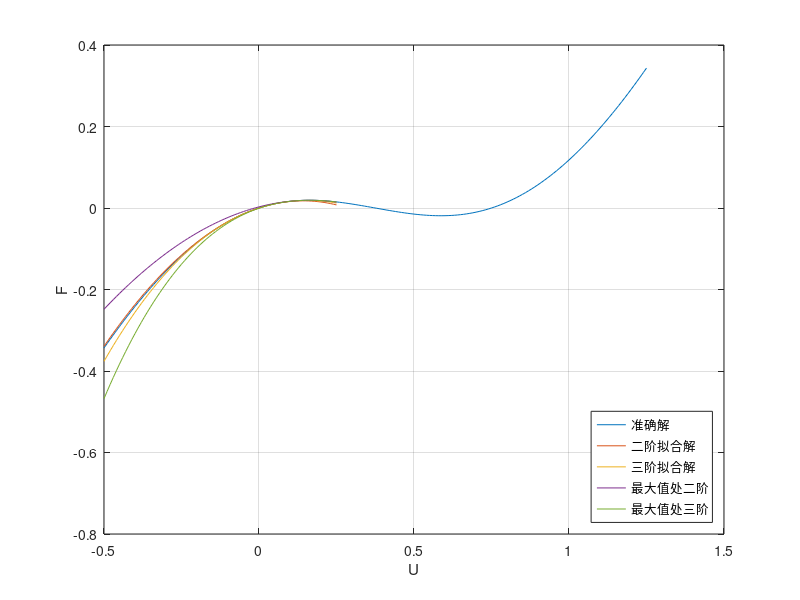
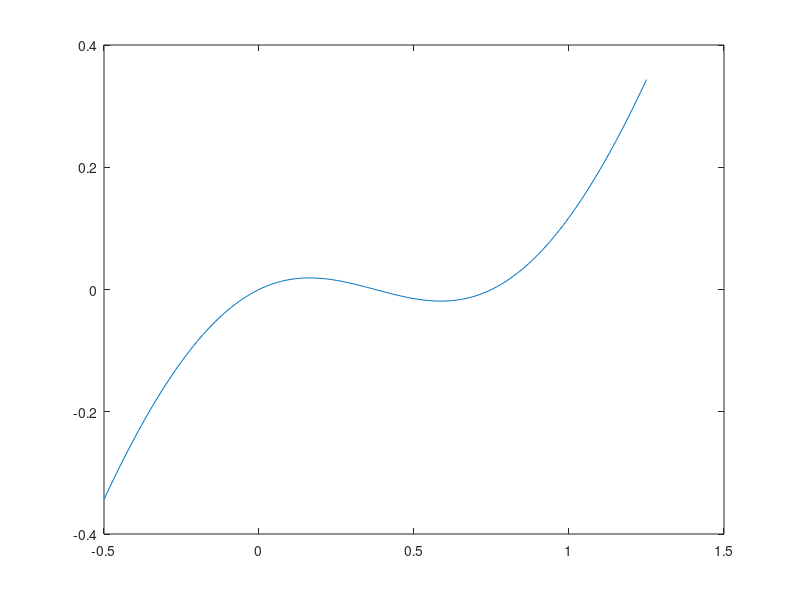

These figures' MATLAB source, in order: (Note: this script raises an error after producing the figures.)
close all;
U = -0.5: 0.01: 1.25;
H_0 = 0.375;
theta_0 = atan(H_0);
H = H_0 - U;
theta = atan(H);
EA_ka = 1;

%% 线性模型
% 在H_0 = 0.5和H_0 = 0.375的情况下，二阶拟合解的效果比三阶好。但在最大值处，三阶的效果比二阶好得多。
F = 2 * EA_ka * (sin(theta)/cos(theta_0) - tan(theta));
figure(1);
plot(U, F);
hold on;
U_app = -0.5: 0.01: 0.25;
Func_1 = -H_0^2/(H_0^2 + 1);
Func_2 = -3/2 * H_0 / (H_0^2 + 1)^2;
Func_3 = (4 * H_0^2 - 1) / (2 * (H_0^2 + 1)^3);
F_app_2 = 2 * EA_ka * (-Func_1 * U_app + Func_2 * U_app .^ 2);
F_app_3 = 2 * EA_ka * (-Func_1 * U_app + Func_2 * U_app .^ 2 - Func_3 * U_app .^ 3);

H_m = ((H_0^2 + 1)^(1/3) - 1)^(1/2);
F_m = ((H_0^2 + 1)^(1/3) - 1)^(3/2);
Func_m_2 = -3 * H_m/ (2 * (H_0^2 + 1)^(1/3));
Func_m_3 = 2 / (H_0^2 + 1)^(1/3) - 5 / (2 * (H_0^2 + 1)^(2/3));
U_m_app = -0.5: 0.01: 0.25;
H_m_app = H_0 - U_m_app - H_m;
F_m_app_2 = 2 * EA_ka * (F_m + Func_m_2 * H_m_app.^2);
F_m_app_3 = 2 * EA_ka * (F_m + Func_m_2 * H_m_app.^2 + Func_m_3 * H_m_app.^3);


plot(U_app, F_app_2);
plot(U_app, F_app_3);
plot(U_m_app, F_m_app_2);
plot(U_m_app, F_m_app_3);
legend('准确解', '二阶拟合解', '三阶拟合解', '最大值处二阶', '最大值处三阶', 'Location','southeast');
xlabel('U');
ylabel('F');
grid on;

% 对SingleGetU函数的验证
figure(2);
plot(U, F);
hold on;
PtNum = max(size(U_app));
MaxFPtNum = find(F(1:PtNum) == max(F(1: PtNum)));

U_Cal = zeros(1, MaxFPtNum);
for i = 1: MaxFPtNum
    U_Cal(i) = VMT_SingleGetU(EA_ka, H_0, F(i), 0, 2);
    if (~isreal(U_Cal(i)))
        U_Cal(i) = VMT_SingleGetU(EA_ka, H_0, F(i), 0, -2);
    end
end
plot(U_Cal, F(1: MaxFPtNum));
legend('准确解', '计算得解', 'Location','southeast');
xlabel('U');
ylabel('F');
grid on;

%% 非线性模型
F_nonlinear = EA_ka * sin(theta) .* ((cos(theta)).^2 / (cos(theta_0))^2 - 1);
figure(3);
plot(U, F_nonlinear);
hold on;
U_app = U(1): 0.01: 0.25;
Func_1_nonlinear = (2 * H_0^2)/(H_0^2 + 1)^(3/2);
Func_2_nonlinear = (3*H_0 * (H_0^2 - 1))/(H_0^2 + 1)^(5/2);
Func_3_nonlinear = (4*H_0^4 - 10 * H_0^2 + 1)/ (H_0^2 + 1)^(7/2);
Func_4_nonlinear = (10*H_0^5-45*H_0^3+15*H_0)/(2*(H_0^2+1)^(9/2));
F_app_nonlinear = EA_ka * (Func_1_nonlinear * U_app + Func_2_nonlinear * U_app .^ 2 + Func_3_nonlinear * U_app .^ 3 + Func_4_nonlinear * U_app .^ 4);
F_app_nonlinear_2 = EA_ka * (Func_1_nonlinear * U_app + Func_2_nonlinear * U_app .^ 2);
F_app_nonlinear_3 = EA_ka * (Func_1_nonlinear * U_app + Func_2_nonlinear * U_app .^ 2 + Func_3_nonlinear * U_app .^ 3);
plot(U_app, F_app_nonlinear);
plot(U_app, F_app_nonlinear_2);
plot(U_app, F_app_nonlinear_3);
% U_app2 = 0: 0.01: 1;
% F_app2 = 0.1180 * (0.5 - U_app2) - 0.5590 * (0.5 - U_app2) .^ 3;
% plot(U_app2, F_app2);
legend('准确解', '四阶拟合解', '二阶拟合解', '三阶拟合解', 'Location','southeast');
xlabel('U');
ylabel('F_{nonlinear}');
grid on;

% 对SingleGetU函数的验证
figure(4);
plot(U, F_nonlinear);
hold on;
PtNum = max(size(U_app));
MaxFPtNum = find(F_nonlinear(1:PtNum) == max(F_nonlinear(1: PtNum)));

U_Cal = zeros(1, MaxFPtNum);
for i = 1: MaxFPtNum
    U_Cal(i) = VMT_SingleGetU(EA_ka, H_0, F_nonlinear(i), 0, 3);
    if (~isreal(U_Cal(i)))
        U_Cal(i) = VMT_SingleGetU(EA_ka, H_0, F_nonlinear(i), 0, -3);
    end
end
plot(U_Cal, F_nonlinear(1: MaxFPtNum));
legend('准确解', '计算得解', 'Location','southeast');
xlabel('U');
ylabel('F');
grid on;

%% 
syms U;
Func_1_nonlinear = (2 * H_0^2)/(H_0^2 + 1)^(3/2);
Func_2_nonlinear = (3*H_0 * (H_0^2 - 1))/(H_0^2 + 1)^(5/2);
Func_3_nonlinear = (4*H_0^4 - 10 * H_0^2 + 1)/ (H_0^2 + 1)^(7/2);
Func_4_nonlinear = (10*H_0^5-45*H_0^3+15*H_0)/(2*(H_0^2+1)^(9/2));
F_app_sym = Func_1_nonlinear * U + Func_2_nonlinear * U^2 +  Func_3_nonlinear * U^3 + Func_4_nonlinear * U^4;
%%
% 所有两行，上一行为初始，下一行为最终

% B
% [PredSequence, MaxForceDiff] = VMT_GetSequence([1.661	1.905	2.334	6.755	10.823 12.826], [1.661	1.905	2.334	4.017	7.878 9.320], [0 1 1 1 1 1], [0 1 1 0 1 1], 1, 2, [])
% [PredSequence, MaxForceDiff] = VMT_GetSequence([1.661	1.905	2.334	5.02	7.878 9.320]/1.545, [1.547	1.905	2.334	6.755	10.823 12.826]  /1.545, [0 1 1 0 1 1], [0 1 1 1 1 1], 0, 2, []);
VMT_ReportConfig(1,[1	1.905	2.334	(2.490+6.441)/2	7.878 9.320 1	1.905	2.334	6.755	10.823 12.826]/1.547, [0 0 0 1 1 1; 0 1 1 0 1 1;0 1 1 1 1 1],0, 2);

% R
% [PredSequence, MaxForceDiff] = VMT_GetSequence([1	1.477	4.691	6.937	9.07	9.798], [1	1.477	2.085	6.937	9.32	12.826], [0 1 1 1 1 0], [0 1 0 1 1 1], 1, 2, [])
% [PredSequence, MaxForceDiff] = VMT_GetSequence([1	1.477	4.691	7.879	9.07	9.798]/1.545, [1	1.477	2.085	5.814	6.937	12.826]/1.545, [0 1 1 1 1 0], [0 1 0 1 1 1], 1, 2, [])
% VMT_ReportConfig(1,[1	1.477	4.691	6.937	9.07	9.798  1	1.477	3.093	5.814	6.937	12.826]/1.545, [1 1 0 0 0 1; 0 1 1 1 1 0;0 1 0 1 1 1],1 ,2);

% G
% [PredSequence, MaxForceDiff] = VMT_GetSequence([1	1.074	3.033	3.7595	7.1595	8.293], [1.074	4.486	5.256	5.8645	6.3355	7.1595], [0 0 1 1 1 1], [0 1 1 1 0 1], 0, 2, []);
% VMT_ReportConfig(1, [1	2.598	3.033	3.7595	7.1595	8.293   (0.646+1.074)/2	4.486	5.256	5.8645	6.3355	7.1595], [0 1 1 1 0 0;0 0 1 1 1 1;0 1 1 1 0 1], 0, 2); % 实验很难做
% VMT_ReportConfig(1, [1	(2.598+1.348)/2	3.033	3.7595	7.1595	8.293   (0.646+1)/2	4.486	5.256	5.8645	6.3355	7.1595], [0 1 1 1 0 0;0 0 1 1 1 1;0 1 1 1 0 1], 0, 2);
% VMT_ReportConfig(1, [1	(2.598+1.305)/2	3.033	3.7595	7.1595	8.293   0.646	3.486	4.256	5.8645	6.3355	7.1595], [0 1 1 1 0 0;0 0 1 1 1 1;0 1 1 1 0 1], 0, 2);


% 10101010 Most Complex Rule
% [PredSequence, MaxForceDiff] = VMT_GetSequence([1.477	1.547	3.513	3.940	8.129	8.246	12.826], [1	2.334	2.49	5.814	6.023	8.759	9.121], [1 0 1 0 1 0 1], [0 1 0 1 0 1 0], 1, 2, [])


% Rule 27
% [PredSequence, MaxForceDiff] = VMT_GetSequence([1.000 	3.033 	3.894 	4.486 	6.026 	6.998 	8.293], [1.348	1.61	4.368	4.486	4.5525	5.703	8.293], [0 1 0 1 1 1 1], [0 0 1 1 0 1 1], 1, 2, [])

%[PredSequence, MaxForceDiff] = VMT_GetSequence([1.000 	2.422 	2.598 	3.033 	6.026 	6.998 	8.293], [1.348	1.61	4.368	4.486	4.553	5.703	7.160], [0 1 0 1 1 1 1], [0 0 1 1 0 1 1], 1, 2, [])
% [PredSequence, MaxForceDiff] = VMT_GetSequence([1.000 	2.422 	2.598 	3.033 	6.026 	6.998 	8.293], [1.348	1.61	4.368	4.486	4.924	5.703	7.160], [0 1 0 1 1 1 1], [0 0 1 1 0 1 1], 1, 2, [])
%[PredSequence, MaxForceDiff] = VMT_GetSequence([1.000 	2.422 	2.598 	3.033 	6.026 	6.998 	8.293], [1.6	1.61 4.368	4.486	4.924	5.703	7.160], [0 1 0 1 1 1 1], [0 0 1 1 0 1 1], 1, 2, [])
%

%% 4阶段全部变形序列
OriginStatus = 0;
CalMethod = 2;
% 0000 第一阶段有问题
% LeftNormE = [0.647, 1.348, 1.610, 3.484];
% RightNormE = [0.647, 1.074, 1.346, 3.078];
% GoalSequence = [0 0 0 0];

% 0001 第一阶段有问题
% LeftNormE = [0.646 1.348 1.610 3.078];
% RightNormE = [0.646 1.074 1.346 5.703];
% GoalSequence = [0 0 0 1];

% 0010 第一阶段有问题
% LeftNormE = [0.646 1.346 2.363 5.703];
% RightNormE = [0.646 1.074 3.033 3.484];
% GoalSequence = [0 0 1 0];

% 0011
% LeftNormE = [0.646 1.610 2.363 2.598];
% RightNormE = [0.646 1 3.033 3.894];
% GoalSequence = [0 0 1 1];

% 0100 最终位移不太好
% LeftNormE = [0.646 1 3.033 3.484];
% RightNormE = [0.646 1.509 2.597 3.078];
% GoalSequence = [0 1 0 0];

% 0110 最终位移不太好
% LeftNormE = [0.646 1 1.610 5.073];
% RightNormE = [0.646 1.509 2.336 2.597];
% GoalSequence = [0 1 1 0];

% 0111 第二段-3警告
% LeftNormE = [0.646 (1.346+2.336)/2 2.363 4.165];
% RightNormE = [0.646 3.033 3.484 6.769];
% GoalSequence = [0 1 1 1];
% [PredSequence, MaxForceDiff] = VMT_GetSequence([0.646 1 2.363 2.598], [0.646 3.033 3.078 6.769], [0 0 0 0], [0 1 0 0], OriginStatus, CalMethod, [])
% [PredSequence, MaxForceDiff] = VMT_GetSequence([0.646 1 2.363 2.598], [0.646 1.509 3.078 6.769], [0 0 0 0], [0 1 0 0], OriginStatus, CalMethod, [])

[LeftComp, RightComp] = VMT_GetComp(GoalSequence, OriginStatus);
[PredSequence, MaxForceDiff] = VMT_GetSequence(LeftNormE, RightNormE, LeftComp, RightComp, OriginStatus, CalMethod, [])
VMT_ReportConfig(1,[LeftNormE RightNormE], [GoalSequence; LeftComp;RightComp],OriginStatus, CalMethod);
%% 9阶段超材料
LeftNormE =[1   1.1314    3.6175    3.7243    4.6044    4.7107    5.7353    5.8426    7.3346];
RightNormE = [1  1.3906    1.4911    4.0308    4.1332    5.0549    5.1577    6.2540    6.3573];
LeftComp = [0 0 1 0 1 0 1 0 1];
RightComp = [0 1 0 1 0 1 0 1 0];
OriginStatus = 0;
CalMethod = 2;
[PredSequence, MaxForceDiff] = VMT_GetSequence(LeftNormE, RightNormE, LeftComp, RightComp, OriginStatus, CalMethod, [])
%% 可调逻辑门 & 多路解码器 （会有-3警告）
% 1→1→0
LeftNormE =[1   (1.509+3.033)/2 8.293];
RightNormE = [1  (1.850+3.033)/2 (2.363+3.484)/2];
LeftComp = [0 1 1];
RightComp = [0 1 0];
OriginStatus = 1;
CalMethod = 2;
% [PredSequence, MaxForceDiff] = VMT_GetSequence(LeftNormE, RightNormE, LeftComp, RightComp, OriginStatus, CalMethod, [])
VMT_ReportConfig(1,[LeftNormE RightNormE], [1 1 0; LeftComp;RightComp],OriginStatus, CalMethod);
% 0→1→1
LeftNormE =[0.647   (1.348+1.610)/2 (6.026+3.033)/2];
RightNormE = [0.647  6.026 8.293];
% LeftNormE =[0.647   (1.948+1.610)/2 3.033];
% RightNormE = [0.647  3.033 8.293];
LeftComp = [0 0 1];
RightComp = [0 1 1];
OriginStatus = 0;
% [PredSequence, MaxForceDiff] = VMT_GetSequence(LeftNormE, RightNormE, LeftComp, RightComp, OriginStatus, CalMethod, [])
VMT_ReportConfig(1,[LeftNormE RightNormE], [0 1 1; LeftComp;RightComp],OriginStatus, CalMethod);

%% FPGA实验
% 四阶段0→1→0→1 第四段-3警告
OriginStatus = 0;
CalMethod = 2;
LeftNormE = [(0.646+1.114)/2 (1.346+1)/2 3.033 (3.484+6.769)/2];
RightNormE = [1 (1.509+3.033)/2  2.336 (4.486+8.293)/2];
GoalSequence = [0 1 0 1];
[LeftComp, RightComp] = VMT_GetComp(GoalSequence, OriginStatus);
% [PredSequence, MaxForceDiff] = VMT_GetSequence([0.646 1 3.033 (3.484+6.769)/2], [1 (1.509+3.033)/2  2.336 (4.486+8.293)/2], [0 0 1 0], [0 1 0 1], 0, 2, [])
[PredSequence, MaxForceDiff] = VMT_GetSequence(LeftNormE, RightNormE, LeftComp, RightComp, OriginStatus, CalMethod)
VMT_ReportConfig(1,[LeftNormE RightNormE], [GoalSequence; LeftComp;RightComp],OriginStatus, CalMethod);
%% FE FPGA
% 五阶段0→1→0→1→0
LeftNormE = [1 1.453 25.617/5.919 4.428 37.626/5.919];
RightNormE = [1 10.838/5.919  1.931 29.318/5.919 5.053];
LeftComp = [0 0 1 0 1];
RightComp = [0 1 0 1 0];
OriginStatus = 0;
CalMethod = 2;
ActiveSum = 3;
FindSequence = [];
[PredSequence, MaxForceDiff] = VMT_GetSequence(LeftNormE, RightNormE, LeftComp, RightComp, OriginStatus, CalMethod, []);
[AllSequence, BestInactive_Sequence] = VMT_GetAllPossibleSequence(LeftNormE, RightNormE, LeftComp, RightComp, OriginStatus, CalMethod, ActiveSum, FindSequence);
%% 上升段斜率的大致估计
VMT_Init();
global a Normal_h Output_h Output_a;
EA_ka = LeftNormE;
UnitSum = size(EA_ka, 2);
[RealEA_ka, HeapPos] = VMT_CalHeapPos(EA_ka, LeftComp, 2, []);
HeapPos = HeapPos;
Material_U0 = (0:UnitSum)*Normal_h/a*2;
Fm = VMT_SingleGetFm(EA_ka(1), Normal_h/a, 2);
EqStiffness = EA_ka/EA_ka(1)*Fm ./ (HeapPos - Material_U0(1:end-1));
F_out_true = 2 * VMT_SingleGetFm(2.8821 * Output_a, Output_h / Output_a, 2);
